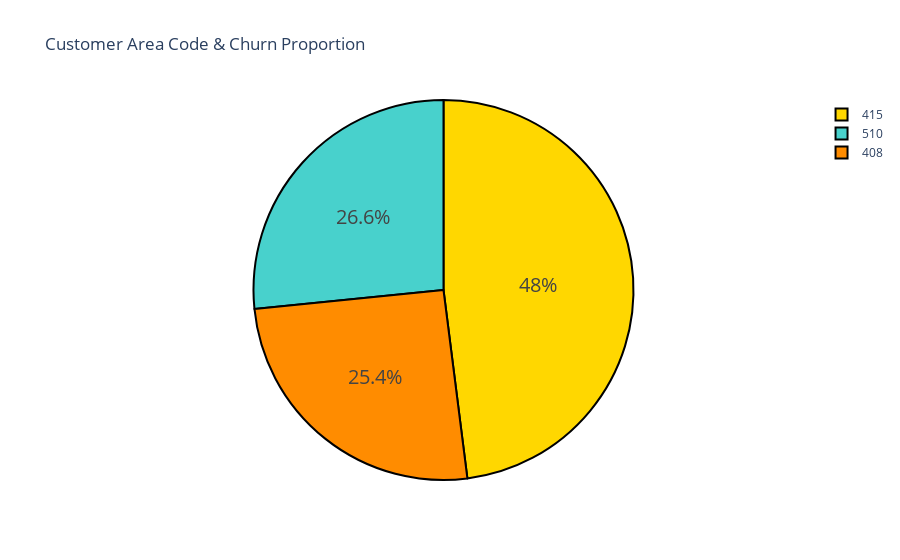

Here is the notebook cell this chart was saved with:
### Markdown cell above
## Area Code & Churn Proportion

### Code cell
# geometri object
fig = px.pie(df[['area_code','churn']].where(df.churn=='yes').value_counts().to_frame().reset_index().rename(columns={0 : 'churn count'}),
              values = 'count',
              names = 'area_code',
              title = 'Customer Area Code & Churn Proportion')

# aesthetics
fig.update_traces(textfont_size = 20,
                    marker = dict(colors = ['gold', 'mediumturquoise', 'darkorange', 'lightgreen'],
                                  line = dict(color='#000000', width=2)))

fig.show()

### Figure 1 — Plotly figure (JSON) as saved in the notebook; plotly's stock layout.template omitted (floating-point values rounded to 4 significant figures)
{"data": [{"domain": {"x": [0, 1], "y": [0, 1]}, "hovertemplate": "area_code=%{label}<br>count=%{value}<extra></extra>", "labels": ["415", "510", "408"], "legendgroup": "", "marker": {"colors": ["gold", "mediumturquoise", "darkorange", "lightgreen"], "line": {"color": "#000000", "width": 2}}, "name": "", "showlegend": true, "textfont": {"size": 20}, "type": "pie", "values": [287, 159, 152]}], "layout": {"legend": {"tracegroupgap": 0}, "title": {"text": "Customer Area Code & Churn Proportion"}}}
